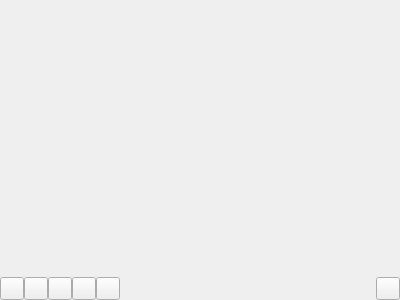
<?xml version="1.0" encoding="UTF-8"?>
<ui version="4.0">
 <class>ProjectTreeManager</class>
 <widget class="QWidget" name="ProjectTreeManager">
  <property name="geometry">
   <rect>
    <x>0</x>
    <y>0</y>
    <width>400</width>
    <height>300</height>
   </rect>
  </property>
  <property name="windowTitle">
   <string>Projects Manager</string>
  </property>
  <layout class="QVBoxLayout" name="verticalLayout" stretch="10,1">
   <property name="spacing">
    <number>0</number>
   </property>
   <property name="leftMargin">
    <number>0</number>
   </property>
   <property name="topMargin">
    <number>0</number>
   </property>
   <property name="rightMargin">
    <number>0</number>
   </property>
   <property name="bottomMargin">
    <number>0</number>
   </property>
   <item>
    <widget class="widgets::ProjectTree" name="project" native="true"/>
   </item>
   <item>
    <layout class="QHBoxLayout" name="horizontalLayout" stretch="0,0,1,1,1,0,0">
     <property name="spacing">
      <number>0</number>
     </property>
     <item>
      <widget class="QToolButton" name="add_project">
       <property name="text">
        <string/>
       </property>
      </widget>
     </item>
     <item>
      <widget class="QToolButton" name="del_project">
       <property name="text">
        <string/>
       </property>
      </widget>
     </item>
     <item>
      <widget class="QToolButton" name="new_file">
       <property name="text">
        <string/>
       </property>
      </widget>
     </item>
     <item>
      <widget class="QToolButton" name="new_dir">
       <property name="text">
        <string/>
       </property>
      </widget>
     </item>
     <item>
      <widget class="QToolButton" name="del_item">
       <property name="text">
        <string/>
       </property>
      </widget>
     </item>
     <item>
      <spacer name="horizontalSpacer_2">
       <property name="orientation">
        <enum>Qt::Horizontal</enum>
       </property>
       <property name="sizeHint" stdset="0">
        <size>
         <width>40</width>
         <height>20</height>
        </size>
       </property>
      </spacer>
     </item>
     <item>
      <widget class="QToolButton" name="toggle">
       <property name="text">
        <string/>
       </property>
      </widget>
     </item>
    </layout>
   </item>
  </layout>
  <action name="actionDelete">
   <property name="icon">
    <iconset resource="../icons.qrc">
     <normaloff>:/app_data/icons/remove.svg</normaloff>:/app_data/icons/remove.svg</iconset>
   </property>
   <property name="text">
    <string>Delete</string>
   </property>
   <property name="toolTip">
    <string>Delete item</string>
   </property>
  </action>
  <action name="actionToggle">
   <property name="icon">
    <iconset resource="../icons.qrc">
     <normaloff>:/app_data/icons/window_nofullscreen.svg</normaloff>:/app_data/icons/window_nofullscreen.svg</iconset>
   </property>
   <property name="text">
    <string>Expand/Collapse</string>
   </property>
   <property name="toolTip">
    <string>Expand/Collapse</string>
   </property>
  </action>
 </widget>
 <customwidgets>
  <customwidget>
   <class>widgets::ProjectTree</class>
   <extends>QWidget</extends>
   <header>widgets/projecttree_widget.h</header>
   <container>1</container>
  </customwidget>
 </customwidgets>
 <resources>
  <include location="../icons.qrc"/>
 </resources>
 <connections/>
</ui>
